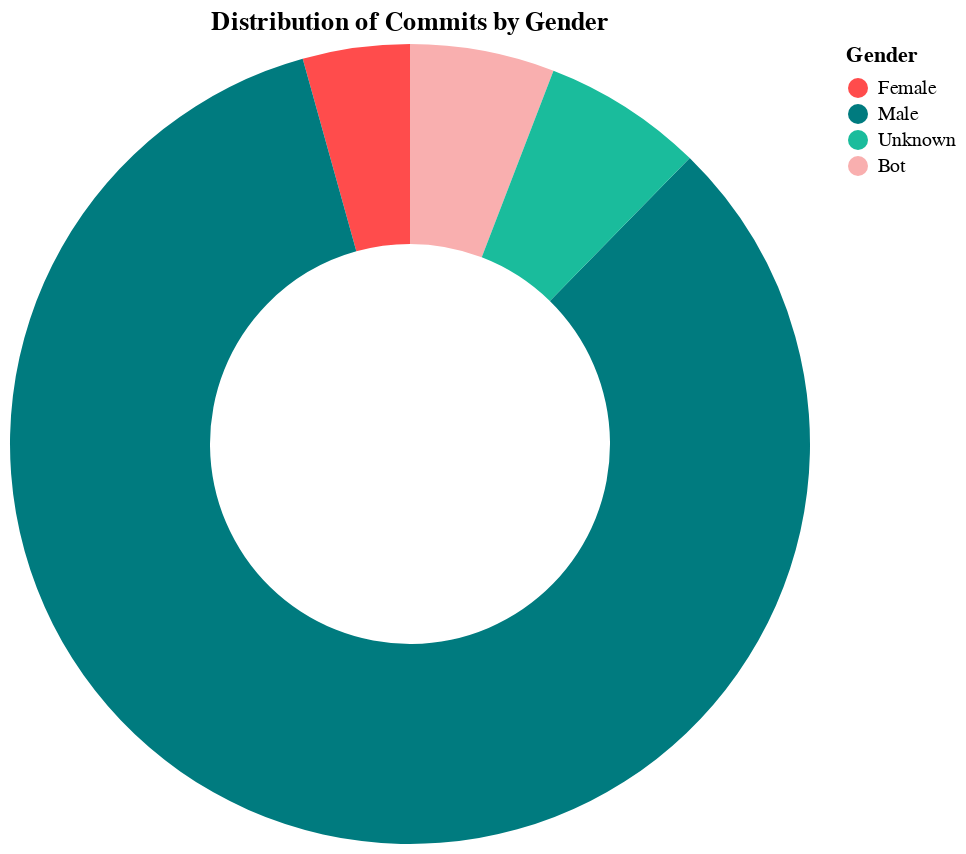

The notebook cell saved with this chart:
### Code cell
import altair as alt

gender_distribution = data.groupby('gender')['count'].sum().reset_index()

colors=["#FF4C4C", "#007B7F", "#1ABC9C", "#F9AFAF"]

chart = alt.Chart(gender_distribution).mark_arc(innerRadius=100).encode(
    theta=alt.Theta(field='count', type='quantitative', stack='zero'),
    color=alt.Color('gender:N', scale=alt.Scale(domain=['female', 'male', 'unknown', 'bot'], range=colors),
                    legend=alt.Legend(title='Gender', 
                                      labelExpr="{'male':'Male', 'female':'Female', 'unknown':'Unknown', 'bot':'Bot'}[datum.label]")),
    tooltip=['gender:N', 'count:Q']
).properties(
    title='Distribution of Commits by Gender',
    width=400,
    height=400
).configure_view(
    stroke=None
).interactive()

chart.show()

### Figure 1 — Vega-Lite specification as saved in the notebook (floating-point values rounded to 4 significant figures)
{"config": {"view": {"continuousWidth": 300, "continuousHeight": 300, "stroke": null}}, "data": {"name": "data-b017d8080f3937a95ff2cc0dcaea8694"}, "mark": {"type": "arc", "innerRadius": 100}, "encoding": {"color": {"field": "gender", "legend": {"labelExpr": "{'male':'Male', 'female':'Female', 'unknown':'Unknown', 'bot':'Bot'}[datum.label]", "title": "Gender"}, "scale": {"domain": ["female", "male", "unknown", "bot"], "range": ["#FF4C4C", "#007B7F", "#1ABC9C", "#F9AFAF"]}, "type": "nominal"}, "theta": {"field": "count", "stack": "zero", "type": "quantitative"}, "tooltip": [{"field": "gender", "type": "nominal"}, {"field": "count", "type": "quantitative"}]}, "height": 400, "params": [{"name": "param_6", "select": {"type": "interval", "encodings": ["x", "y"]}, "bind": "scales"}], "title": "Distribution of Commits by Gender", "width": 400, "$schema": "https://vega.github.io/schema/vega-lite/v5.20.1.json", "datasets": {"data-b017d8080f3937a95ff2cc0dcaea8694": [{"gender": "bot", "count": 308}, {"gender": "female", "count": 228}, {"gender": "male", "count": 4396}, {"gender": "unknown", "count": 342}]}}
